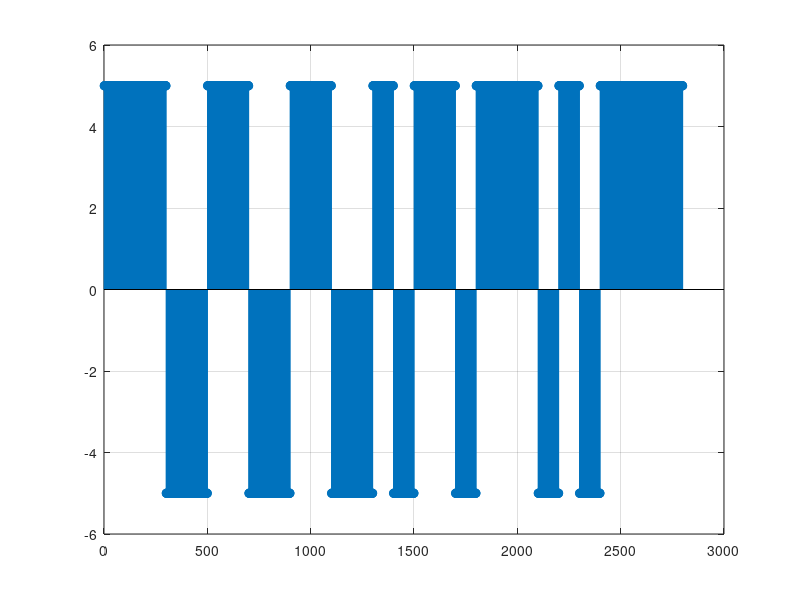

Reproduce this figure in MATLAB.
X=[0 0 0 1 0 1 0 1 0 1 0 1 0 1 1 1 0 1 1 0 0 1 1 1 1 0 0 0];
if X(1) == 0
    encode(1:100) = 5;
else 
    if X(1)  == 1
        encode(1:100) = -5;
    end
end
i=100;
for x = 2:length(X)
    if X(x) == 0
        if encode(i) == 5
            encode(i+1:i+100) = 5;
        else 
            if encode(i) == -5
                encode(i+1:i+100) = -5;
            end
        end
    else 
        if X(x) == 1
            if encode(i) == 5
                encode(i+1:i+100) = -5;
            else 
                if encode(i) == -5
                    encode(i+1:i+100) = 5;
                end
            end
        end
    end
    i = i+100;
end
length(encode())
stem(encode())
grid on
